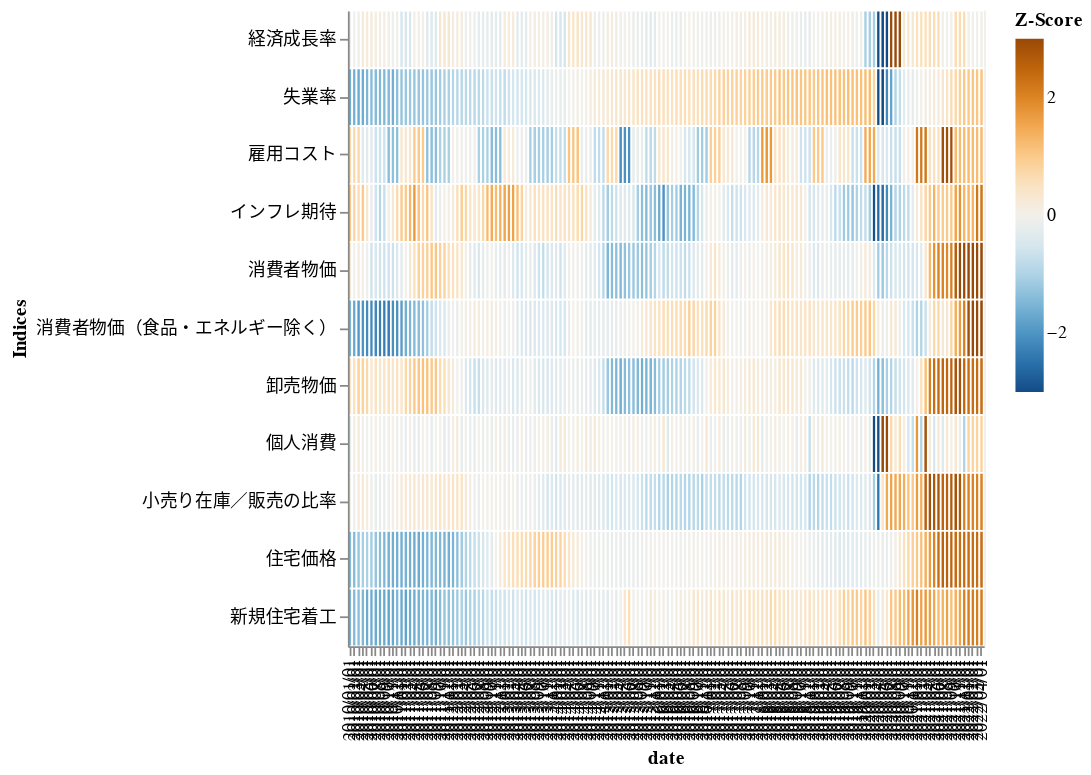

The notebook cell this image was saved under:
### Code cell
#色味、プリフィクスのカラースキーム
heatmap1 = alt.Chart(
    source.reset_index()).transform_fold(
    source.columns.tolist(),as_=['Indices','Z-Score']).mark_rect(stroke='white', strokeWidth=1).encode(
    x='date:O',
    y=alt.Y('Indices:O',sort=align),
    color=alt.Color('Z-Score:Q', scale = alt.Scale(scheme=colorscheme))
                   ).properties(height=360,width=360)
heatmap1

### Figure 1 — Vega-Lite specification as saved in the notebook (floating-point values rounded to 4 significant figures; data arrays with more than 128 entries replaced by an {"elided": "..."} marker saying what was removed)
{"config": {"view": {"continuousWidth": 400, "continuousHeight": 300}}, "data": {"name": "data-b1ec354370b6a2a120d1df491547c4c4"}, "mark": {"type": "rect", "stroke": "white", "strokeWidth": 1}, "encoding": {"color": {"field": "Z-Score", "scale": {"scheme": "blueorange"}, "type": "quantitative"}, "x": {"field": "date", "type": "ordinal"}, "y": {"field": "Indices", "sort": ["経済成長率", "失業率", "雇用コスト", "インフレ期待", "消費者物価", "消費者物価（食品・エネルギー除く）", "卸売物価", "個人消費", "小売り在庫／販売の比率", "住宅価格", "新規住宅着工"], "type": "ordinal"}}, "height": 360, "transform": [{"fold": ["経済成長率", "失業率", "雇用コスト", "インフレ期待", "消費者物価", "消費者物価（食品・エネルギー除く）", "卸売物価", "個人消費", "小売り在庫／販売の比率", "住宅価格", "新規住宅着工"], "as": ["Indices", "Z-Score"]}], "width": 360, "$schema": "https://vega.github.io/schema/vega-lite/v4.17.0.json", "datasets": {"data-b1ec354370b6a2a120d1df491547c4c4": {"elided": "148 records"}}}
